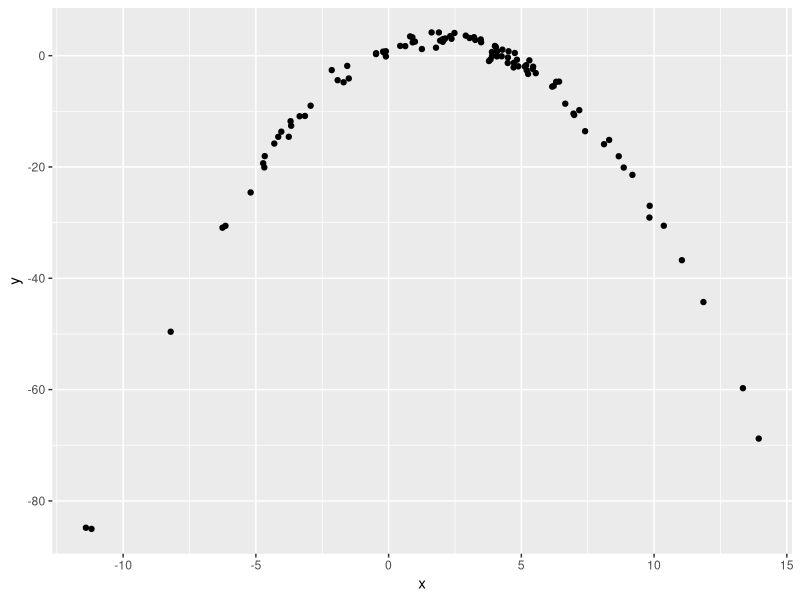

Source code (R):
## ---- chunk 1
library(tidyverse)
df = tibble(
  x = rnorm(100, 2, 5),
  y = 1 + 2*x -.5*x^2 +rnorm(100)
)

df |>
  ggplot(aes(x = x, y = y)) +
  geom_point()
